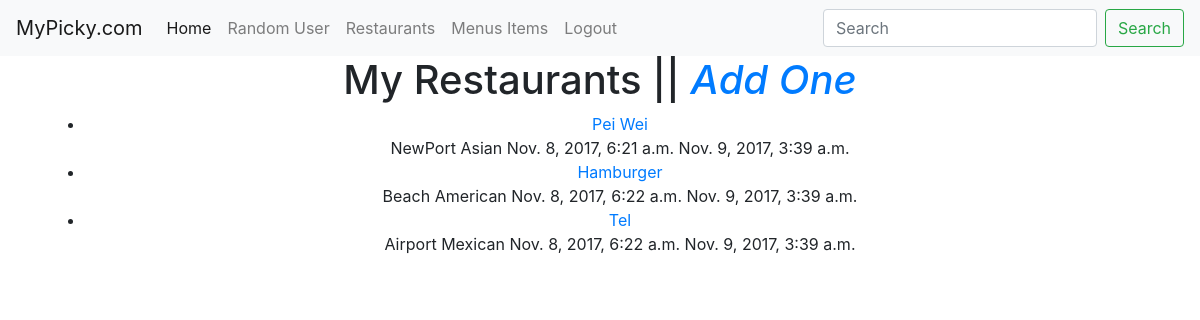
The page /restaurants/ (signed in) on the database its author committed.
### restaurants/models.py (models this page shows, shortened)
class RestaurantLocation(models.Model):
	owner = models.ForeignKey(User)
	name = models.CharField(max_length=120)
	location = models.CharField(max_length=120,null=True,blank=True)
	category = models.CharField(max_length=120,null=True,blank=True,validators=[validate_category])
	timestamp =models.DateTimeField(auto_now_add=True)
	updated = models.DateTimeField(auto_now=True)
	slug = models.SlugField(null=True,blank=True)
	objects=RestaurantLocationManager()

### restaurants/views.py (the view)
class RestaurantListView(LoginRequiredMixin,ListView):
	model=RestaurantLocation
	def get_queryset(self):
		return RestaurantLocation.objects.filter(owner=self.request.user)

### restaurants/models.py (called while the page is built)
	def get_queryset(self):
		return RetaurantLocationQuerySet(self.model,using=self._db)

### restaurants/templates/restaurants/restaurantlocation_list.html (shortened to what this page needs)
{% extends "base.html" %}
{% block content %}
<div class='container'>
<h1>My Restaurants || <em><a href='{% url "restaurants:create" %}'>Add One</a></em></h1>
<ul>
{% for obj in object_list %}
	<li><a href="{% url 'restaurants:update' slug=obj.slug %}">{{ obj.name }}</a><br>
	{{ obj.location }} {{ obj.category }} {{ obj.timestamp }} {{ obj.updated }}</li>
{% empty %}
	<li><a href='{% url "restaurants:create" %}'>Add One</a></li>
{% endfor %}
</ul>
</div>
{% endblock content %}

### rows shown on the page
RestaurantLocation: name "Pei Wei", location "NewPort", category "Asian", timestamp "Nov. 8, 2017, 6:21 a.m.", updated "Nov. 9, 2017, 3:39 a.m."
RestaurantLocation: name "Hamburger", location "Beach", category "American", timestamp "Nov. 8, 2017, 6:22 a.m.", updated "Nov. 9, 2017, 3:39 a.m."
RestaurantLocation: name "Tel", location "Airport", category "Mexican", timestamp "Nov. 8, 2017, 6:22 a.m.", updated "Nov. 9, 2017, 3:39 a.m."
